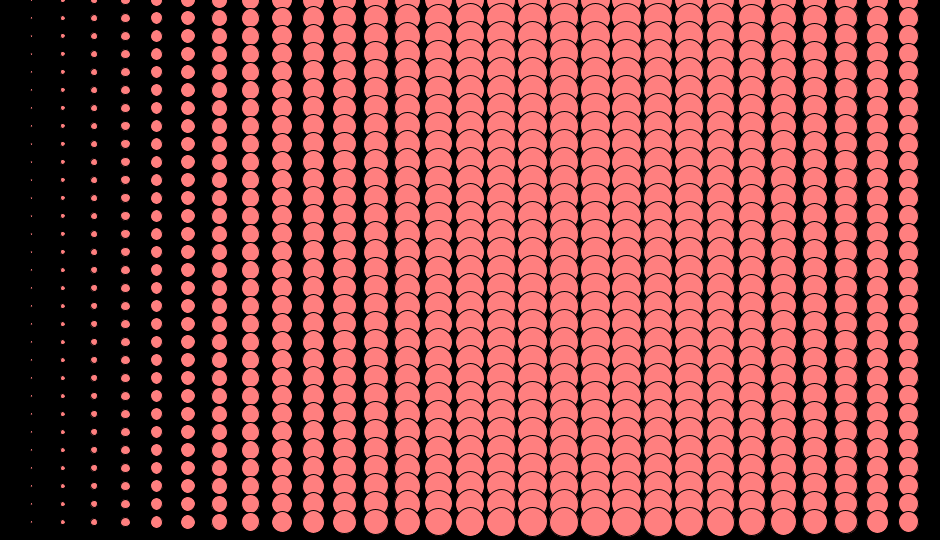
Frame 1 (no input)
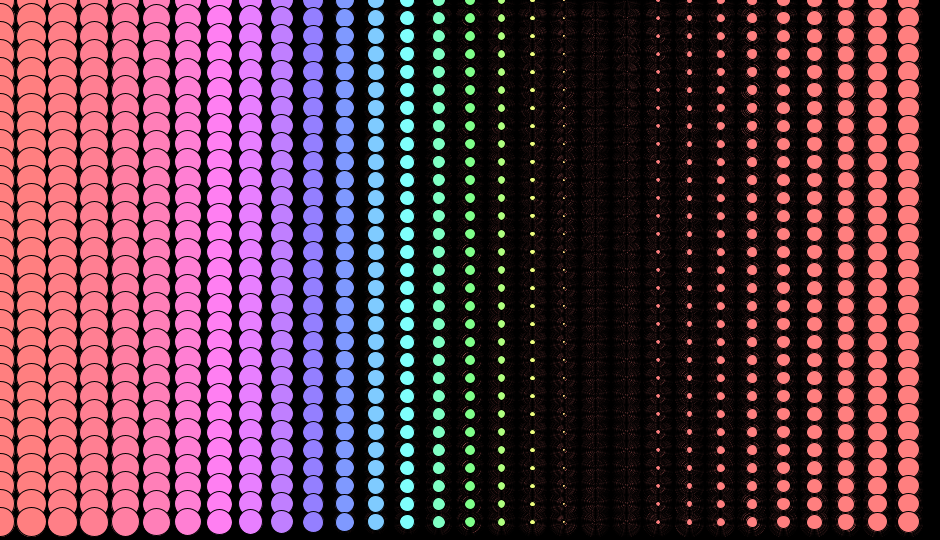
Frame 60 (the mouse pressed at the canvas centre just before this capture)
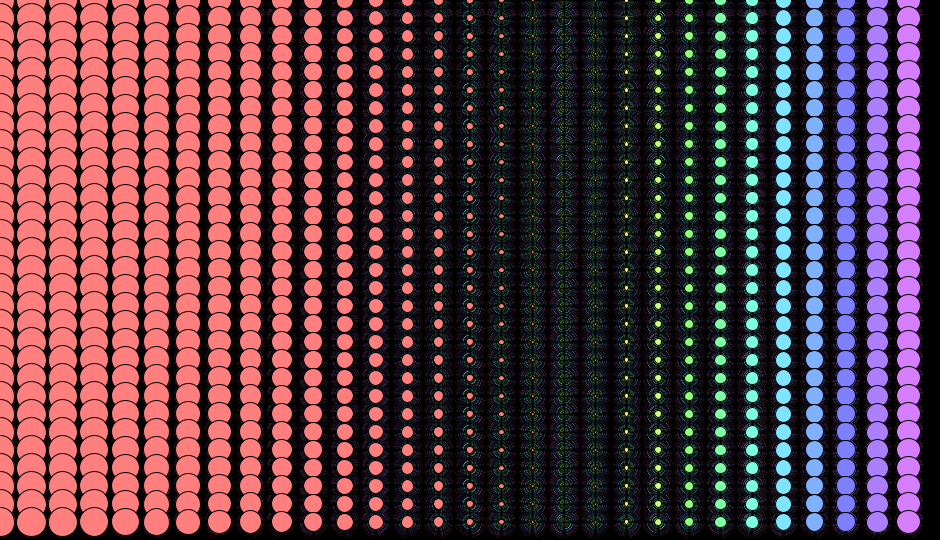
Frame 120 (the mouse held since frame 60 and released just before this capture)

The Processing sketch that drew these frames (run headless with seeded random() and noise(); from frame 60 on, the mouse is pressed at the canvas centre):

// Processing sketch: wave
// ── wave.pde
ArrayList<Node> nodes;
float time = 0.0;

void setup()
{
    size(940, 540);
    background(0);
    colorMode(HSB,1.0);
    frameRate(30);
     nodes = new ArrayList<Node>();
    for(int i = 0; i < 30; i++)
    {
       for(int j = 0; j < 30; j++)
       {
         float x = (i/30.0)*width;
         float y = (j/30.0)*height;
         
         nodes.add( new Node(x,y));
       }
    }
}

void draw()
{
    for(Node n : nodes)
    {
      n.hue = sin(n.x + time);
      n.draw();
    }
    
    time += millis()/100000.0;
}

class Node
{
  float x = 0.0;
  float y = 0.0;
  
  float hue;
  
  Node(float x, float y)
  {
    this.x = x;
    this.y = y;
    
    hue = random(0.0,1.0);
  }
  void draw()
  {
    fill(hue,0.5,1.0);
    ellipse(this.x,this.y,30*hue,30*hue);
  }
  
}
